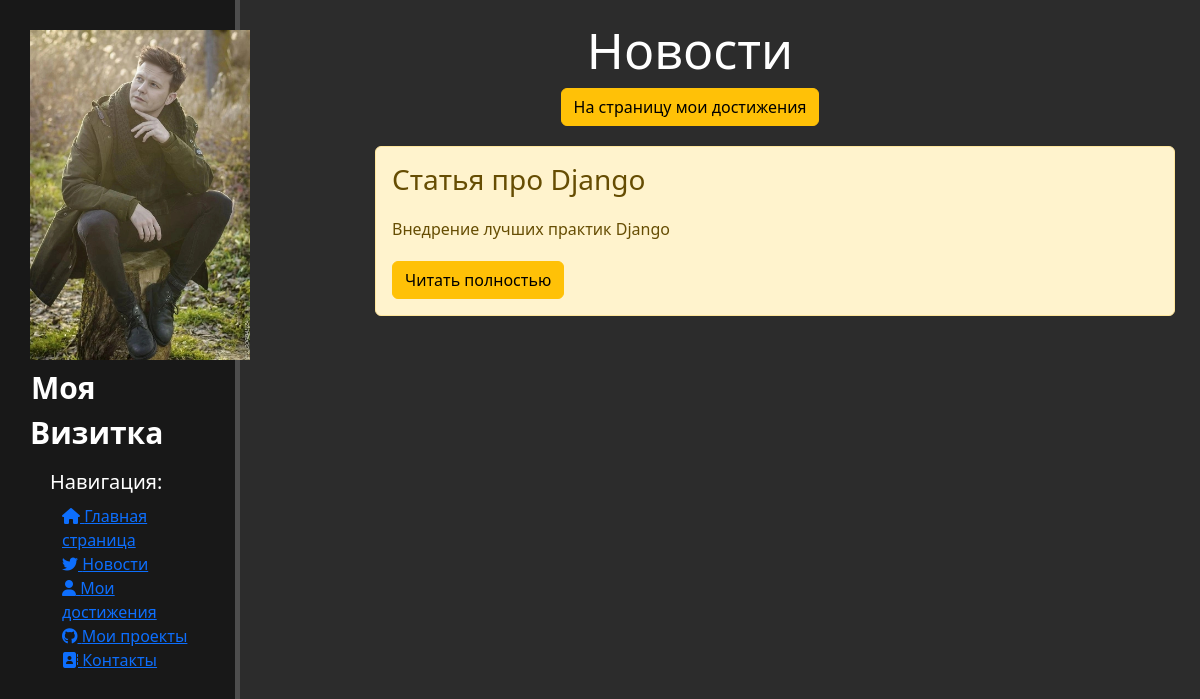
Before: /news/ with the older database file.
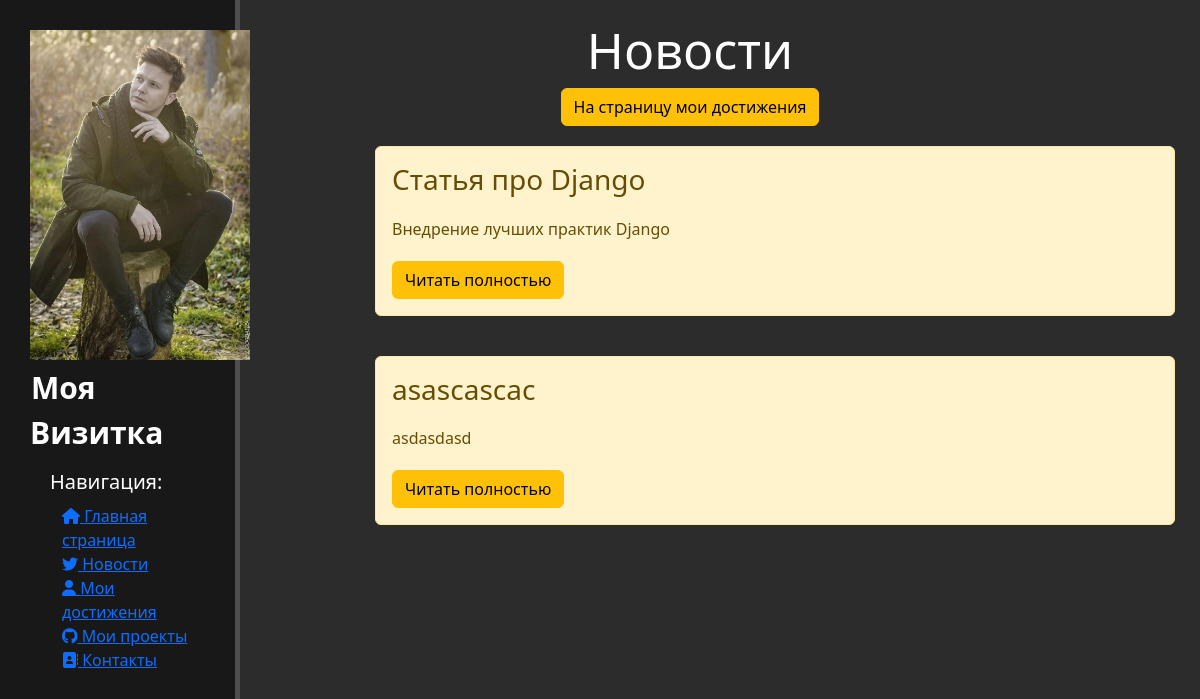
After: the same page with the newer database file.
### news/models.py (models this page shows, shortened)
class Article(models.Model):
    title = models.CharField('Название',max_length=50)
    anons = models.CharField('Анонс',max_length=250)
    text_all = models.TextField('Статья')
    date = models.DateTimeField('Дата публикации')
    class Meta:
        verbose_name = 'Новость'
        verbose_name_plural = 'Новости'

### news/views.py (the view)
# urls.py: path('', views.news_home, name='news_home'),
def news_home(request):
    news = Article.objects.order_by('-date')
    return render(request, 'news/news_home.html', {'news':news})

### news/templates/news/news_home.html (shortened to what this page needs)
{% extends 'main/layout.html' %}
{% block content %}
    <div class="features">
        <h1>Новости</h1>
        <a href="{% url 'about' %}"><button class="btn btn-warning">На страницу мои достижения</button></a>
        {% if news %}
            {% for i in news %}
                <div class='alert alert-warning'>
                    <h3>{{ i.title }}</h3>
                    <p>{{ i.anons }}</p>
                    <a href="{% url 'news-detail' i.id %}" class="btn btn-warning">Читать полностью</a>
                </div>
            {% endfor %}
        {% else %}
            <p>На данный момент здесь нет записей.
                Вы можете ознакомиться с другими разделами</p>
        {% endif %}
    </div>
{% endblock %}

Changed rows visible on the page:
added Article: title "asascascac", anons "asdasdasd"
